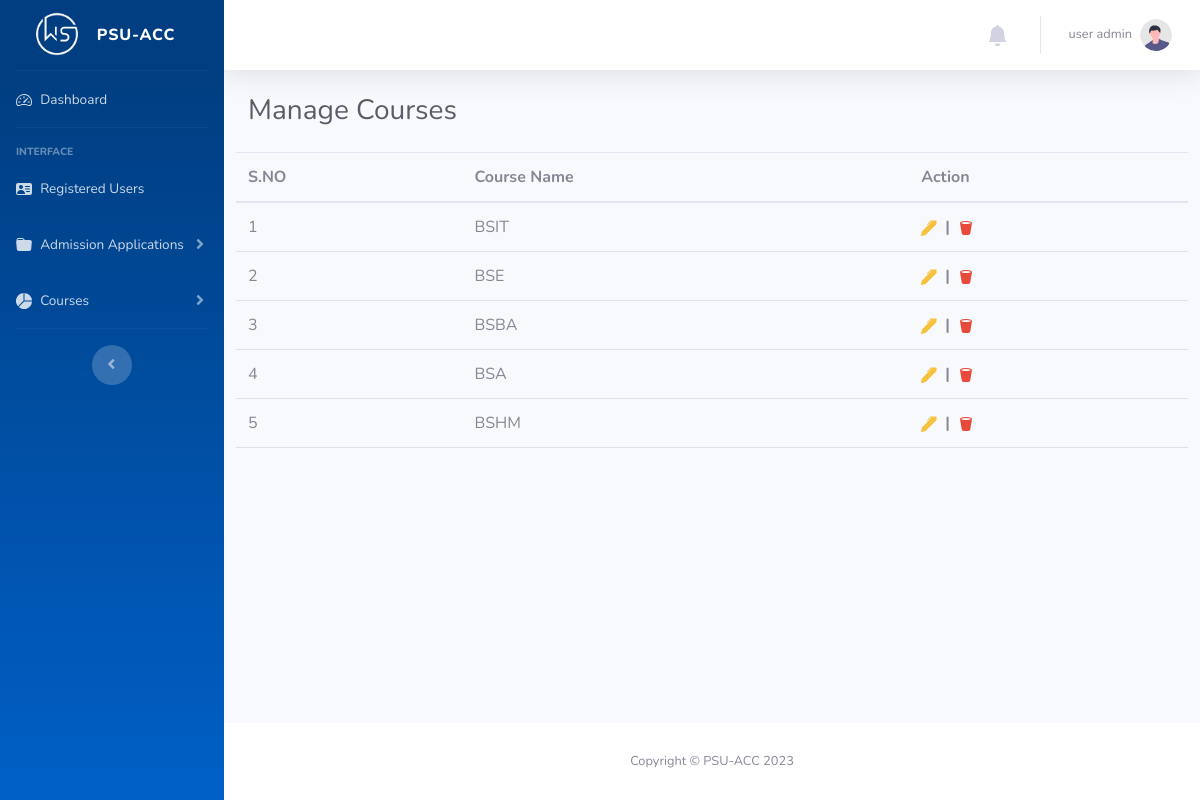
The app's page /admin/manage-course.php (signed in) with its own data.
### tables this page shows
CREATE TABLE `tbluser` (
  `ID` int NOT NULL AUTO_INCREMENT PRIMARY KEY,
  `FirstName` varchar(45) NOT NULL,
  `LastName` varchar(45) NOT NULL,
  `MobileNumber` int(10) NOT NULL,
  `Email` varchar(60) NOT NULL,
  `Password` varchar(60) NOT NULL,
  `Privilege` varchar(20) NOT NULL,
  `CreatedAt` timestamp NULL DEFAULT current_timestamp()
);

CREATE TABLE `tblcourse` (
  `ID` int NOT NULL AUTO_INCREMENT PRIMARY KEY,
  `CourseName` varchar(90) NOT NULL
);

### admin/manage-course.php (the view, shortened to what this page needs)
<?php
include('includes/access.php');
?>
<!DOCTYPE html>
<html lang="en">
<head>
  <link href="../assets/vendor/fontawesome-free/css/all.min.css" rel="stylesheet" type="text/css" />
  <link rel="stylesheet" href="https://cdn.jsdelivr.net/npm/bootstrap@5.2.3/dist/css/bootstrap.min.css" />
  <link href="../assets/css/dashboard-styles-min.css" rel="stylesheet" />
</head>
<body id="page-top">
  <div id="wrapper">
    <?php include_once('includes/sidebar.php'); ?>
    <div id="content-wrapper" class="d-flex flex-column">
      <div id="content">
        <?php include_once('includes/header.php'); ?>
        <div class="container-fluid px-4">
          <div class="d-sm-flex align-items-center justify-content-between mb-4">
            <h1 class="h3 mb-0 text-gray-800">Manage Courses</h1>
          </div>
          <div class="row" style="overflow: auto;">
            <table class="table mb-0">
              <thead>
                <tr>
                  <th>S.NO</th>
                  <th>Course Name</th>
                  <th>Action</th>
                </tr>
              </thead>
              <?php
              $ret = mysqli_query($conn, "SELECT * FROM tblcourse");
              $cnt = 1;
              while ($row = mysqli_fetch_array($ret)) {
              ?>
                <tr>
                  <td><?php echo $cnt; ?></td>
                  <td><?php echo $row['CourseName']; ?></td>
                  <td><a style="text-decoration: none;" class="text-warning" href="edit-course.php?editid=<?php echo $row['ID']; ?>">
                    </a> <strong class="mx-1">|</strong>
                    <a style="text-decoration: none;" class="text-danger" href="manage-course.php?delid=<?php echo $row['ID']; ?>" onclick="return confirm('Do you really want to delete this course?');"></a>
                </tr>
              <?php
                $cnt = $cnt + 1;
              } ?>
            </table>
          </div>
        </div>
      </div>
      <?php include_once('includes/footer.php'); ?>
    </div>
  </div>
</body>
</html>

### admin/includes/header.php (shortened to what this page needs)
<nav class="navbar navbar-expand navbar-light bg-white topbar mb-4 static-top shadow">
  <ul class="navbar-nav ml-auto">
    <li class="nav-item dropdown no-arrow mx-1">
      <a class="nav-link dropdown-toggle" href="#" id="alertsDropdown" role="button" data-toggle="dropdown" aria-haspopup="true" aria-expanded="false">
        <svg xmlns="http://www.w3.org/2000/svg" width="21" height="21" fill="currentColor" class="bi bi-bell-fill" viewBox="0 0 16 16">
          <path d="M8 16a2 2 0 0 0 2-2H6a2 2 0 0 0 2 2zm.995-14.901a1 1 0 1 0-1.99 0A5.002 5.002 0 0 0 3 6c0 1.098-.5 6-2 7h14c-1.5-1-2-5.902-2-7 0-2.42-1.72-4.44-4.005-4.901z" />
        </svg>
      </a>
    </li>
    <li class="nav-item dropdown no-arrow">
      <a class="nav-link dropdown-toggle" href="#" id="userDropdown" role="button" data-toggle="dropdown" aria-haspopup="true" aria-expanded="false">
        <span class="mr-2 d-none d-lg-inline text-gray-600 small">
          <?php
          $admid = $_SESSION['aid'];
          $ret = mysqli_query($conn, "SELECT FirstName, LastName FROM tbluser WHERE ID='$admid' AND Privilege='admin'");
          $row = mysqli_fetch_array($ret);
          $name = $row['FirstName'] . " " . $row['LastName'];
          ?>
          <?php echo $name; ?>
        </span>
        <img class="img-profile rounded-circle" src="../assets/img/undraw_profile.svg" />
      </a>
    </li>
  </ul>
</nav>

### records on screen
tbluser: name "user admin"
tblcourse: CourseName "BSIT"
tblcourse: CourseName "BSE"
tblcourse: CourseName "BSBA"
tblcourse: CourseName "BSA"
tblcourse: CourseName "BSHM"
